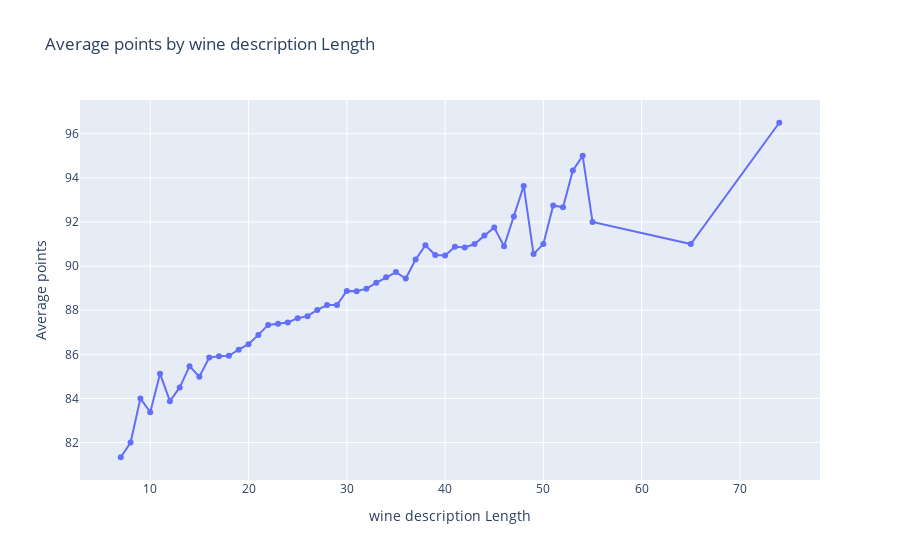

The notebook cell saved with this chart:
### Code cell
reviews['Title_len'] = reviews['Description_Cleaned'].str.split().str.len()
rev = reviews.groupby('Title_len')['points'].mean().reset_index()
trace1 = go.Scatter(
    x = rev['Title_len'],
    y = rev['points'],
    mode = 'lines+markers',
    name = 'lines+markers'
)
layout = dict(title= 'Average points by wine description Length',
              yaxis = dict(title='Average points'),
              xaxis = dict(title='wine description Length'))
fig=dict(data=[trace1], layout=layout)
py.iplot(fig)

### Figure 1 — Plotly figure (JSON) as saved in the notebook; plotly's stock layout.template omitted (floating-point values rounded to 4 significant figures)
{"data": [{"mode": "lines+markers", "name": "lines+markers", "type": "scatter", "x": [7, 8, 9, 10, 11, 12, 13, 14, 15, 16, 17, 18, 19, 20, 21, 22, 23, 24, 25, 26, 27, 28, 29, 30, 31, 32, 33, 34, 35, 36, 37, 38, 39, 40, 41, 42, 43, 44, 45, 46, 47, 48, 49, 50, 51, 52, 53, 54, 55, 65, 74], "y": [81.33, 82, 84, 83.38, 85.12, 83.88, 84.5, 85.46, 84.98, 85.85, 85.91, 85.93, 86.21, 86.46, 86.88, 87.33, 87.39, 87.44, 87.64, 87.73, 88.01, 88.24, 88.23, 88.88, 88.86, 88.98, 89.24, 89.49, 89.73, 89.44, 90.3, 90.95, 90.51, 90.48, 90.88, 90.84, 91, 91.38, 91.75, 90.9, 92.25, 93.64, 90.55, 91, 92.75, 92.67, 94.33, 95, 92, 91, 96.5]}], "layout": {"autosize": true, "title": {"text": "Average points by wine description Length"}, "xaxis": {"autorange": true, "range": [2.945, 78.05], "title": {"text": "wine description Length"}, "type": "linear"}, "yaxis": {"autorange": true, "range": [80.08, 97.75], "title": {"text": "Average points"}, "type": "linear"}}}
